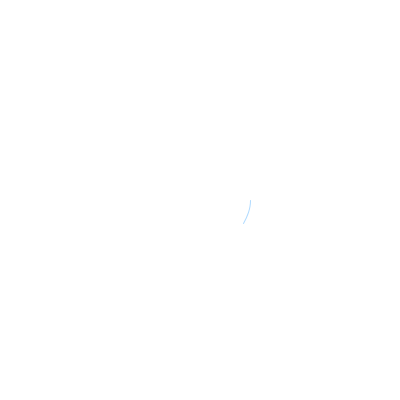
Frame 1 (no input)
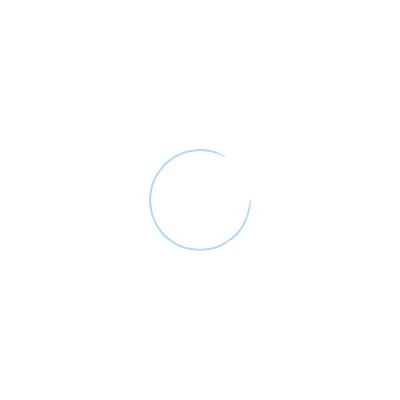
Frame 60 (the mouse pressed at the canvas centre just before this capture)
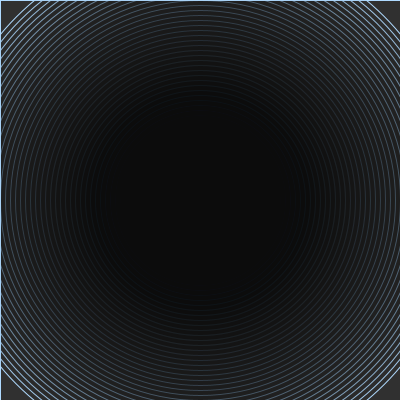
Frame 120 (the mouse held since frame 60 and released just before this capture)

The Processing sketch that drew these frames (run headless with seeded random() and noise(); from frame 60 on, the mouse is pressed at the canvas centre):

// Processing sketch: processing_159298
// ── processing_159298.pde

float dt = 0;
float x = 10;

void setup(){
  size(400,400);
  colorMode(HSB,255);
  background(255);
  frameRate(10);
}


void draw(){
  if(dt < 6.29){
    noFill();
    stroke(#AFDAFF);
    arc(200,200,100,100,dt,dt+0.5);
    dt += 0.08;
  }
  if(dt > 6.29){
    fill(0,10);
    rect(0,0,width,height);
    stroke(#AFDAFF);
    ellipse(200,200,100+x,100+x);
    x += 10;
    if(x == 700){
      dt =0;
      x = 0;
      background(255);
    }
  }
}
